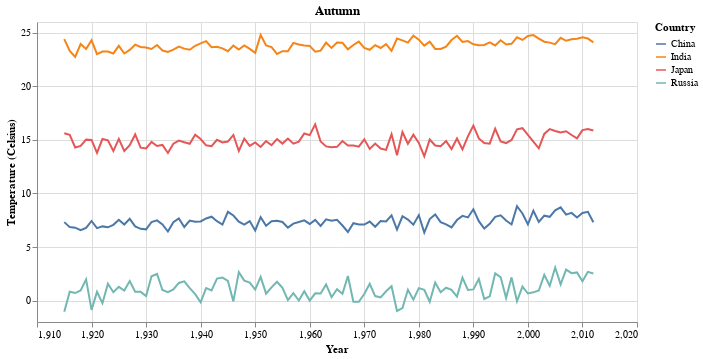

The cell this chart's notebook holds for it:
### Code cell
create_chart(top_collapsed[top_collapsed['season'] == 'autumn'], 'Autumn')

### Figure 1 — Vega-Lite specification as saved in the notebook (floating-point values rounded to 4 significant figures; data arrays with more than 128 entries replaced by an {"elided": "..."} marker saying what was removed)
{"config": {"view": {"continuousWidth": 400, "continuousHeight": 300}}, "data": {"name": "data-643e5702e088fdd2c9ff7fbc36fca732"}, "mark": "line", "encoding": {"color": {"field": "country", "title": "Country", "type": "nominal"}, "tooltip": [{"field": "year", "type": "quantitative"}, {"field": "averagetemperature", "type": "quantitative"}, {"field": "country", "type": "nominal"}], "x": {"field": "year", "title": "Year", "type": "quantitative"}, "y": {"field": "averagetemperature", "scale": {"zero": false}, "title": "Temperature (Celsius)", "type": "quantitative"}}, "height": 300, "title": "Autumn", "width": 600, "$schema": "https://vega.github.io/schema/vega-lite/v4.17.0.json", "datasets": {"data-643e5702e088fdd2c9ff7fbc36fca732": {"elided": "396 records"}}}
